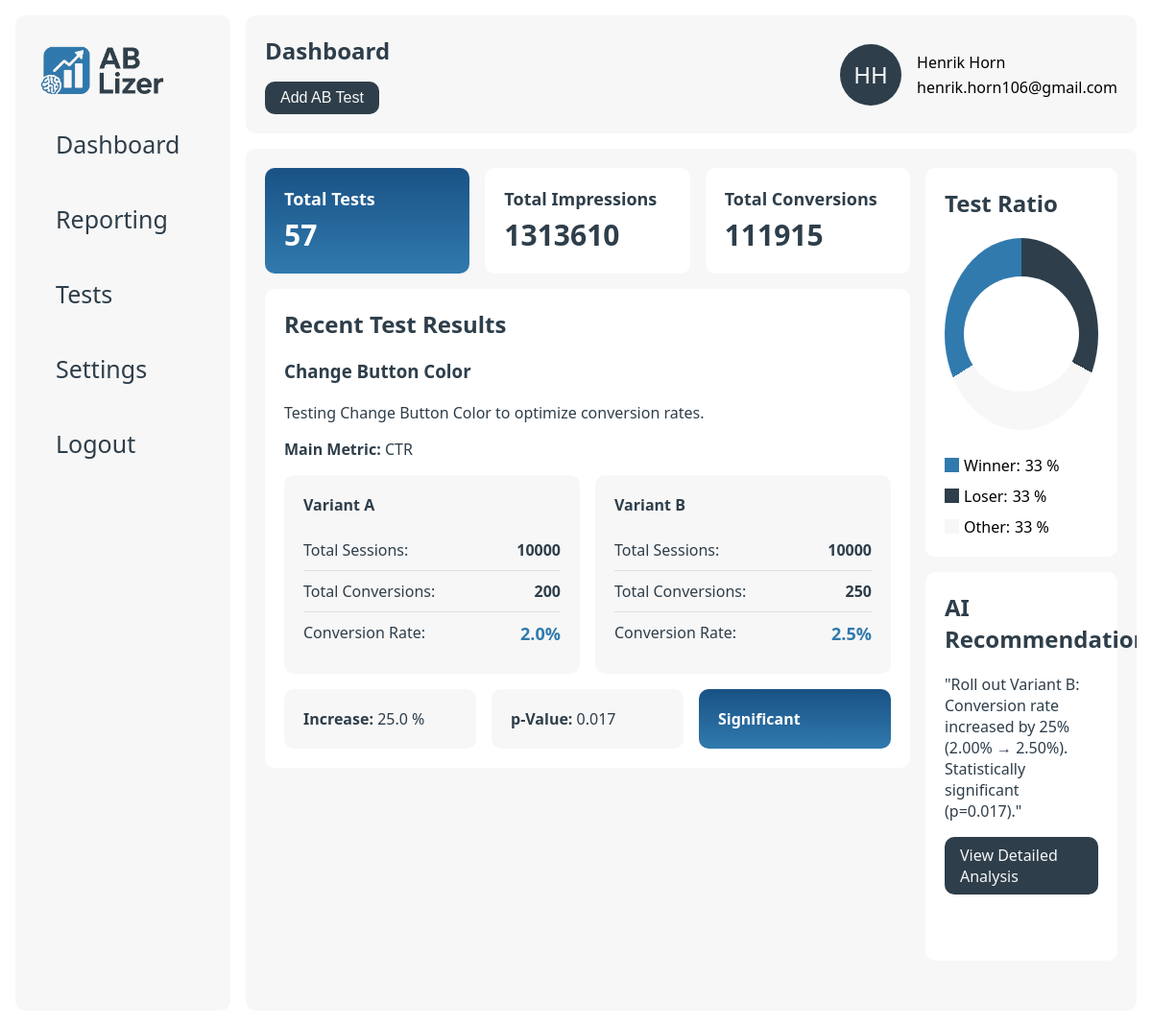
The page / (signed in) on the database its author committed.
### data/models.py (models this page shows)
class users(db.Model):
    __tablename__ = 'users'
    id = db.Column(db.Integer, primary_key=True)
    company_id = db.Column(db.Integer, db.ForeignKey('companies.id'), nullable=False)
    name = db.Column(db.String(255), nullable=False)
    email = db.Column(db.String(255), nullable=False, unique=True)
    password_hash = db.Column(db.String(255), nullable=True)  # Nullable for existing users
    llm_model = db.Column(db.String(100), nullable=False, default='openai-gpt-4o-mini')
    __repr__ = lambda self: f'<User {self.name}>'
    __str__ = lambda self: f'{self.name} - {self.email}'

class ab_tests(db.Model):
    __tablename__ = 'ab_tests'
    id = db.Column(db.Integer, primary_key=True)
    company_id = db.Column(db.Integer, db.ForeignKey('companies.id'), nullable=False)
    name = db.Column(db.String(255), nullable=False)
    description = db.Column(db.Text, nullable=False)
    metric = db.Column(db.String(255), nullable=False)
    created_at = db.Column(db.DateTime, nullable=False)
    __repr__ = lambda self: f'<Ab_Test {self.id}>'
    __str__ = lambda self: f'{self.id}'

class variants(db.Model):
    __tablename__ = 'variants'
    id = db.Column(db.Integer, primary_key=True)
    test_id = db.Column(db.Integer, db.ForeignKey('ab_tests.id'), nullable=False)
    name = db.Column(db.String(255), nullable=False)
    impressions = db.Column(db.Integer, nullable=False)
    conversions = db.Column(db.Integer, nullable=False)
    conversion_rate = db.Column(db.Float, nullable=False)
    __repr__ = lambda self: f'<Variant {self.id}>'
    __str__ = lambda self: f'{self.id}'

class reports(db.Model):
    __tablename__ = 'reports'
    id = db.Column(db.Integer, primary_key=True)
    test_id = db.Column(db.Integer, db.ForeignKey('ab_tests.id'), nullable=False)
    p_value = db.Column(db.Float, nullable=False)
    summary = db.Column(db.Text, nullable=False)
    significance = db.Column(db.Boolean, nullable=False)
    increase_percent = db.Column(db.Float, nullable=True)
    ai_recommendation = db.Column(db.Text, nullable=False)
    created_at = db.Column(db.DateTime, nullable=False, default=db.func.now())
    __repr__ = lambda self: f'<Report {self.id}>'
    __str__ = lambda self: f'{self.id}'

### app.py (the view)
@app.route("/")
@login_required
def home_page():
    user_id = session.get('user_id')
    user = db_manager.get_user(user_id)
    total_tests = len(db_manager.get_ab_tests(user.company_id))
    total_variants = db_manager.get_all_variants(user.company_id)
    total_impressions = 0
    total_conversions = 0
    for variant in total_variants:
        total_impressions += variant.impressions
        total_conversions += variant.conversions
    test = db_manager.get_recent_test(user.company_id)
    try:
        variants = db_manager.get_variants(test.id)
        report = db_manager.get_report(test.id)
    except AttributeError:
        variants = []
        report = None
    for variant in variants:
        if variant.impressions:
            variant.conversion_rate = round(float(variant.conversions) / float(variant.impressions) * 100, 2)
        else:
            variant.conversion_rate = 0.0
    return render_template("index.html",
                           user=user,
                           total_tests=total_tests,
                           total_impressions=total_impressions,
                           total_conversions=total_conversions,
                           test=test,
                           variants=variants,
                           report=report
                           )

### app.py (called while the page is built)
def login_required(f):
    @wraps(f)
    def decorated_function(*args, **kwargs):
        if 'user_id' not in session:
            flash('Please log in to access this page.', 'error')
            return redirect(url_for('login'))
        return f(*args, **kwargs)
    return decorated_function

@app.template_filter('initials')
def get_initials(name):
    if not name:
        return ''
    parts = name.strip().split()
    if len(parts) >= 2:
        return (parts[0][0] + parts[1][0]).upper()
    elif len(parts) == 1:
        return parts[0][:2].upper()
    return ''

### data/db_manager.py (called while the page is built)
    def get_ab_tests(self, company_id):
        return ab_tests.query.filter_by(company_id=company_id).order_by(ab_tests.created_at.desc()).all()

    def get_recent_test(self, company_id):
        return ab_tests.query.filter_by(company_id=company_id).order_by(ab_tests.created_at.desc()).first()

    def get_all_variants(self, company_id):
        return db.session.query(variants).join(ab_tests).filter(ab_tests.company_id == company_id).all()

    def get_variants(self, test_id):
        return variants.query.filter_by(test_id=test_id).all()

    def get_report(self, test_id):
        return reports.query.filter_by(test_id=test_id).first()

    def get_user(self, user_id):
        return users.query.filter_by(id=user_id).first()

### templates/index.html (shortened to what this page needs)
{% extends "base.html" %}
{% block page_title %}Dashboard{% endblock %}
{% block page_button %}
    <div class="button-container">
        <button class="btn" id="addTestBtn">Add AB Test</button>
    </div>
{% endblock %}
{% block content %}
    <div class="column-grid-2">
        <div class="row">
            <div class="column-grid-3">
                <div class="card gradient">
                    <h2 class="card-title">Total Tests</h2>
                    <p class="card-value">{{ total_tests }}</p>
                </div>
                <div class="card">
                    <h2 class="card-title">Total Impressions</h2>
                    <p class="card-value">{{ total_impressions }}</p>
                </div>
                <div class="card">
                    <h2 class="card-title">Total Conversions</h2>
                    <p class="card-value">{{ total_conversions }}</p>
                </div>
            </div>
            <div class="card big">
                <div class="col">
                    <div>
                        <h2>Recent Test Results</h2>
                        {% if test is not none %}
                            <h3>{{ test.name }}</h3>
                            <p>{{ test.description }}</p>
                            <p><strong>Main Metric:</strong> {{ test.metric }}</p>
                            </div>
                            {% if variants != [] %}
                                <div class="column-grid-2">
                                    {% for variant in variants %}
                                        <div class="metrics-card">
                                            <h4>{{ variant.name }}</h4>
                                            <div class="metric-row">
                                                <span class="metric-label">Total Sessions:</span>
                                                <span class="metric-value">{{ variant.impressions }}</span>
                                            </div>
                                            <div class="metric-row">
                                                <span class="metric-label">Total Conversions:</span>
                                                <span class="metric-value">{{ variant.conversions }}</span>
                                            </div>
                                            <div class="metric-row">
                                                <span class="metric-label">Conversion Rate:</span>
                                                <span class="metric-value highlight">{{ variant.conversion_rate }}%</span>
                                            </div>
                                        </div>
                                    {% endfor %}
                                </div>
                                <div class="column-grid-3">
                                    <div class="card secondary">
                                        <p><strong>Increase:</strong> {{ report.increase_percent }} %</p>
                                    </div>
                                    <div class="card secondary">
                                        <p><strong>p-Value:</strong> {{ report.p_value }}</p>
                                    </div>
                                    {% if report.significance %}
                                        <div class="card gradient">
                                            <p><strong>Significant</strong></p>
                                        </div>
                                    {% else %}
                                        <div class="card secondary">
                                            <p><strong>Not Significant</strong></p>
                                        </div>
                                    {% endif %}
                                </div>
                            {% else %}
                                <div class="button-container">
                                    <button class="btn" id="addVariantBtn">Add Variants</button>
                                </div>
                            {% endif %}
                        {% else %}
                            <p>Create your first AB test to see the results.</p>
                        {% endif %}
                </div>
            </div>
        </div>
        <div class="row-grid-2">
            <div class="card big">
                <h2>Test Ratio</h2>
                <div class="chart-container" data-company-id="{{ user.company_id }}">
                    <div class="pie hollow"></div>
                    <div class="legend">
                        <div class="legend-item">
                            <div class="legend-color">
                                <div class="winner"></div>
                            </div>
                            <span>Winner:</span>
                            <span>33 %</span>
                        </div>
                        <div class="legend-item">
                            <div class="legend-color">
                                <div class="loser"></div>
                            </div>
                            <span>Loser:</span>
                            <span>33 %</span>
                        </div>
                        <div class="legend-item">
                            <div class="legend-color">
                                <div class="na"></div>
                            </div>
                            <span>Other:</span>
                            <span>33 %</span>
                        </div>
                    </div>
                </div>
            </div>
            {% if test and report %}
            <div class="card big">
                <h2>AI Recommendation</h2>
                <p>{{ report.summary }}</p>
                <div class="button-container">
                    <a href="{{ url_for('analysis_page', user_id=user.id, test_id=test.id) }}"
                       class="btn">View Detailed Analysis</a>
                </div>
            </div>
            {% endif %}
        </div>
    </div>
{% endblock %}

### templates/base.html (shortened to what this page needs)
<!DOCTYPE html>
<html lang="en">
<head>
    <link href="{{ url_for('static', filename='style.css') }}" rel="stylesheet">
</head>
<body>
<div class="main-wrapper">
    <div class="sidenav" id="mySidenav">
        <div class="sidenav-container">
            <a class="logo" href="/"><img src="{{ url_for('static', filename='logo_ab-lizer.png') }}" height="50px"></a>
            <a href="/">
                <div class="tab">Dashboard</div>
            </a>
            <a href="/reports/{{ user.id }}">
                <div class="tab">Reporting</div>
            </a>
            <a href="/tests/{{ user.id }}">
                <div class="tab">Tests</div>
            </a>
            <a href="/settings/{{ user.id }}">
                <div class="tab">Settings</div>
            </a>
            <a href="{{ url_for('logout') }}">
                <div class="tab">Logout</div>
            </a>
        </div>
    </div>
    <div class="wrapper">
        <nav>
            <div class="container navigation">
                <div class="hero">
                    <h1>{% block page_title %}{% endblock %}</h1>
                    {% block page_button %}{% endblock %}
                </div>
                <div class="col-wrapper">
                    <div class="profile">
                        <div class="profile-image">{{ user.name|initials }}</div>
                    </div>
                    <div class="profile-info">
                        <div>
                            {{ user.name }}
                        </div>
                        <div>
                            {{ user.email }}
                        </div>
                    </div>
            </div>
        </nav>
        <main class="container">
            {% block content %}{% endblock %}
        </main>
    </div>
</div>
</body>
</html>

### rows shown on the page
users: name|initials "HH", name "Henrik Horn", email "henrik.horn106@gmail.com"
ab_tests: name "Change Button Color", description "Testing Change Button Color to optimize conversion rates.", metric "CTR"
variants: name "Variant A", impressions "10000", conversions "200", conversion_rate "2.0"
variants: name "Variant B", impressions "10000", conversions "250", conversion_rate "2.5"
reports: increase_percent "25.0", p_value "0.017", summary "\"Roll out Variant B: Conversion rate increased by 25% (2.00% → 2.50%). Statistically significant (p=0.017).\""

### other values the page prints
{{ total_tests }} "57"
{{ total_impressions }} "1313610"
{{ total_conversions }} "111915"
